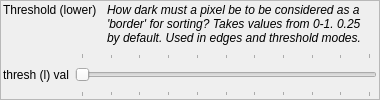
              <widget class="QFrame" name="f_param_thresh_l">
               <property name="frameShape">
                <enum>QFrame::StyledPanel</enum>
               </property>
               <property name="frameShadow">
                <enum>QFrame::Raised</enum>
               </property>
               <layout class="QVBoxLayout" name="verticalLayout_5">
                <property name="leftMargin">
                 <number>2</number>
                </property>
                <property name="topMargin">
                 <number>2</number>
                </property>
                <property name="rightMargin">
                 <number>2</number>
                </property>
                <property name="bottomMargin">
                 <number>2</number>
                </property>
                <item>
                 <layout class="QHBoxLayout" name="hl_param_thresh_l_t">
                  <property name="spacing">
                   <number>10</number>
                  </property>
                  <item>
                   <widget class="QLabel" name="t_param_thresh_l">
                    <property name="sizePolicy">
                     <sizepolicy hsizetype="Preferred" vsizetype="Minimum">
                      <horstretch>0</horstretch>
                      <verstretch>0</verstretch>
                     </sizepolicy>
                    </property>
                    <property name="text">
                     <string>Threshold (lower)</string>
                    </property>
                    <property name="alignment">
                     <set>Qt::AlignLeading|Qt::AlignLeft|Qt::AlignTop</set>
                    </property>
                   </widget>
                  </item>
                  <item>
                   <widget class="QLabel" name="t_param_thresh_l_desc">
                    <property name="sizePolicy">
                     <sizepolicy hsizetype="MinimumExpanding" vsizetype="Preferred">
                      <horstretch>0</horstretch>
                      <verstretch>0</verstretch>
                     </sizepolicy>
                    </property>
                    <property name="font">
                     <font>
                      <italic>true</italic>
                     </font>
                    </property>
                    <property name="text">
                     <string>How dark must a pixel be to be considered as a 'border' for sorting? Takes values from 0-1. 0.25 by default. Used in edges and threshold modes.</string>
                    </property>
                    <property name="alignment">
                     <set>Qt::AlignLeading|Qt::AlignLeft|Qt::AlignTop</set>
                    </property>
                    <property name="wordWrap">
                     <bool>true</bool>
                    </property>
                   </widget>
                  </item>
                 </layout>
                </item>
                <item>
                 <layout class="QHBoxLayout" name="hl_param_thresh_l_b">
                  <property name="spacing">
                   <number>6</number>
                  </property>
                  <item>
                   <widget class="QLabel" name="t_param_thresh_l_value">
                    <property name="text">
                     <string>thresh (l) val</string>
                    </property>
                   </widget>
                  </item>
                  <item>
                   <widget class="QSlider" name="slider_param_thresh_l">
                    <property name="sizePolicy">
                     <sizepolicy hsizetype="Expanding" vsizetype="Preferred">
                      <horstretch>0</horstretch>
                      <verstretch>0</verstretch>
                     </sizepolicy>
                    </property>
                    <property name="maximum">
                     <number>100</number>
                    </property>
                    <property name="singleStep">
                     <number>1</number>
                    </property>
                    <property name="value">
                     <number>0</number>
                    </property>
                    <property name="orientation">
                     <enum>Qt::Horizontal</enum>
                    </property>
                    <property name="tickPosition">
                     <enum>QSlider::TicksBothSides</enum>
                    </property>
                    <property name="tickInterval">
                     <number>10</number>
                    </property>
                   </widget>
                  </item>
                 </layout>
                </item>
               </layout>
              </widget>
